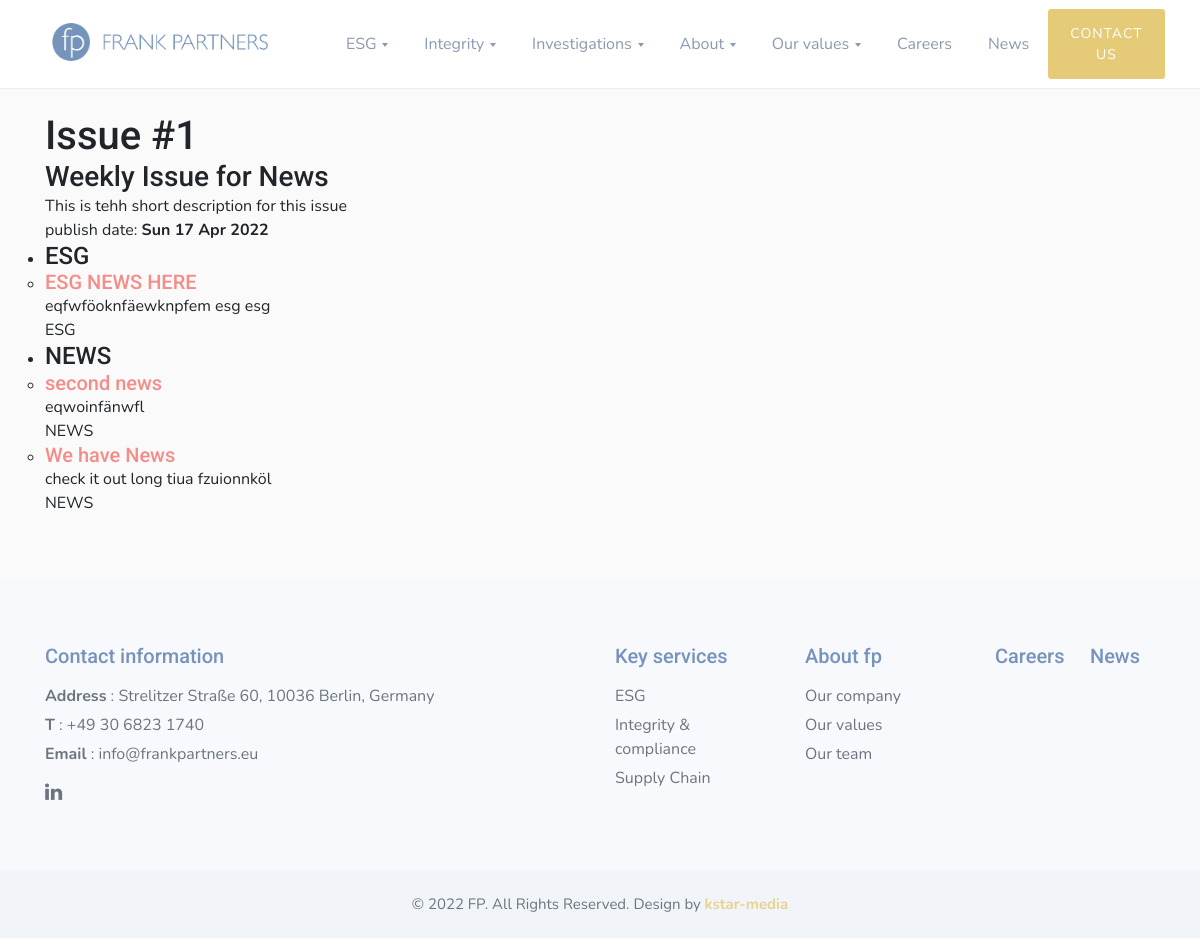
/newsfeed/issues/1/, run on the app's committed database.
### newsfeed/models.py (models this page shows, shortened)
class Issue(models.Model):
    title = models.CharField(max_length=128)
    issue_number = models.PositiveIntegerField(
        unique=True, help_text='Used as a slug for each issue'
    )
    publish_date = models.DateTimeField()
    issue_type = models.PositiveSmallIntegerField(
        choices=ISSUE_TYPE_CHOICES,
        default=WEEKLY_ISSUE
    )
    short_description = models.TextField(blank=True, null=True)
    is_draft = models.BooleanField(default=False)
    created_at = models.DateTimeField(auto_now_add=True)
    updated_at = models.DateTimeField(auto_now=True)
    objects = IssueQuerySet.as_manager()
    class Meta:
        ordering = ['-issue_number', '-publish_date']

class PostCategory(models.Model):
    name = models.CharField(max_length=255)
    order = models.PositiveIntegerField(default=0)
    class Meta:
        verbose_name_plural = 'Post categories'
        ordering = ['order']
    def __str__(self):
        return self.name

class Post(models.Model):
    issue = models.ForeignKey(
        Issue,
        on_delete=models.SET_NULL,
        related_name='posts',
        blank=True,
        null=True
    )
    category = models.ForeignKey(
        PostCategory,
        on_delete=models.SET_NULL,
        related_name='posts',
        blank=True,
        null=True
    )
    title = models.CharField(max_length=255)
    source_url = models.URLField()
    is_visible = models.BooleanField(default=True)
    short_description = models.TextField()
    order = models.PositiveIntegerField(default=0)
    created_at = models.DateTimeField(auto_now_add=True)
    updated_at = models.DateTimeField(auto_now=True)
    objects = PostQuerySet.as_manager()
    class Meta:
        ordering = ['order', '-created_at']

### newsfeed/views.py (the view)
class IssueDetailView(SingleObjectMixin, ListView):
    model = Post
    template_name = "newsfeed/issue_detail.html"
    slug_url_kwarg = 'issue_number'
    slug_field = 'issue_number'
    def get(self, request, *args, **kwargs):
        self.object = self.get_object(
            queryset=Issue.objects.released()
        )
        return super().get(request, *args, **kwargs)
    def get_context_data(self, **kwargs):
        context = super().get_context_data(**kwargs)
        context['issue'] = self.object
        return context
    def get_queryset(self):
        return self.object.posts.visible().select_related('category')

### newsfeed/querysets.py (called while the page is built)
    def released(self):
        return self.filter(
            is_draft=False,
            publish_date__lte=timezone.now()
        )

    def visible(self):
        return self.filter(is_visible=True)

### newsfeed/templates/newsfeed/issue_detail.html (shortened to what this page needs)
{% extends 'newsfeed/base.html' %}
{% block content %}
<section class="w3l-about2">
    <div class="features-main py-5">
      <div class="container py-lg-3">
        <div class="row features">
            <div class="col-md-4 feature-1 mt-5">
                <h1>Issue #{{ issue.issue_number }}</h1>
                <h3>{{ issue.title }}</h3>
                <p>{{ issue.short_description }}</p>
                publish date: <b>{{ issue.publish_date|date:"D d M Y" }}</b>
                {% include 'newsfeed/issue_posts.html' with posts=object_list %}
            </div>
        </div>
    </div>
</section>
{% endblock %}

### newsfeed/templates/newsfeed/issue_posts.html
{% regroup posts|dictsort:"category.order" by category as category_list %}
<ul>
    {% for category, posts in category_list %}
        <li><h4>{{ category }}</h4>
            <ul>
                {% for post in posts %}
                    <li>
                        <h5><a href="{{ post.source_url }}" target="_blank">{{ post.title }}</a></h5>
                        <p>{{ post.short_description }}</p>
                        <p>{{ post.category.name }}</p>
                    </li>
                {% endfor %}
            </ul>
        </li>
    {% endfor %}
</ul>

### data on the page
Issue: issue_number "1", title "Weekly Issue for News", short_description "This is tehh short description for this issue", publish_date "Sun 17 Apr 2022"
PostCategory: name "ESG"
Post: title "ESG NEWS HERE", short_description "eqfwföoknfäewknpfem esg esg", category.name "ESG"
PostCategory: name "NEWS"
Post: title "second news", short_description "eqwoinfänwfl", category.name "NEWS"
Post: title "We have News", short_description "check it out long tiua fzuionnköl", category.name "NEWS"
